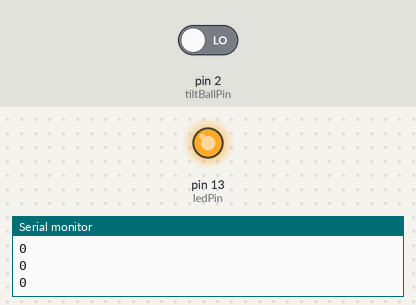
Simulated run of this sketch. Board: Arduino Uno, built with avr-gcc and run on an emulated ATmega328P. Shown: output pins drawn as LEDs (lit = HIGH), the last lines printed to the serial monitor. The inputs (shaded band) are chosen by the test bench; at power-on: pin 2 (tiltBallPin) LOW.

Above: at 1.2 s.
1.3 s: pin 2 (tiltBallPin) driven HIGH
At 1.7 s:
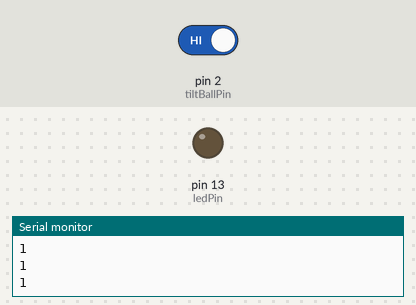
2.8 s: pin 2 (tiltBallPin) driven LOW
At 4.1 s:
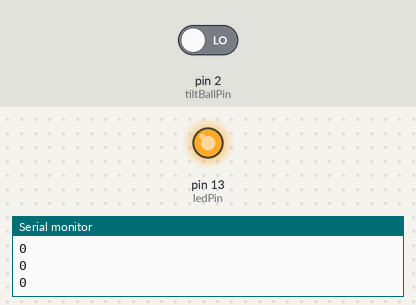
Timing chart, 0 to 5.8 s (numbered marks = the images above; inputs shaded):
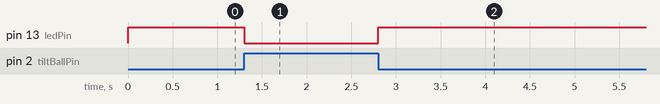

Measured:
- after the input at 1.3 s, pin 13 (ledPin): HIGH → LOW at once
- after the input at 2.8 s, pin 13 (ledPin): LOW → HIGH at once

The sketch:

08_Tilt_ball.ino
```cpp
const int ledPin = 13;//the led attach to
const int tiltBallPin = 2;

void setup()
{
  pinMode(ledPin,OUTPUT);//initialize the ledPin as an output
  pinMode(tiltBallPin,INPUT);

  digitalWrite(ledPin,LOW);
  Serial.begin(9600);
}

void loop()
{
  int digitalVal = digitalRead(tiltBallPin); //read pin 2
  Serial.println(digitalVal);
  if(digitalVal == HIGH)
  {
    digitalWrite(ledPin,LOW);//turn the led off
  }
  else
  {
    digitalWrite(ledPin,HIGH);//turn the led on
  }
  delay(100);
}
```
